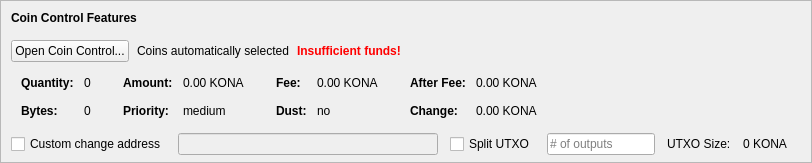
    <widget class="QFrame" name="frameCoinControl">
     <property name="sizePolicy">
      <sizepolicy hsizetype="Expanding" vsizetype="Expanding">
       <horstretch>0</horstretch>
       <verstretch>0</verstretch>
      </sizepolicy>
     </property>
     <property name="maximumSize">
      <size>
       <width>16777215</width>
       <height>16777215</height>
      </size>
     </property>
     <property name="frameShape">
      <enum>QFrame::StyledPanel</enum>
     </property>
     <property name="frameShadow">
      <enum>QFrame::Sunken</enum>
     </property>
     <layout class="QVBoxLayout" name="verticalLayoutCoinControl2">
      <property name="spacing">
       <number>0</number>
      </property>
      <property name="leftMargin">
       <number>0</number>
      </property>
      <property name="topMargin">
       <number>0</number>
      </property>
      <property name="rightMargin">
       <number>0</number>
      </property>
      <property name="bottomMargin">
       <number>6</number>
      </property>
      <item>
       <layout class="QVBoxLayout" name="verticalLayoutCoinControl" stretch="0,0,0,0,1">
        <property name="spacing">
         <number>0</number>
        </property>
        <property name="leftMargin">
         <number>10</number>
        </property>
        <property name="topMargin">
         <number>10</number>
        </property>
        <item>
         <layout class="QHBoxLayout" name="horizontalLayoutCoinControl1">
          <property name="bottomMargin">
           <number>15</number>
          </property>
          <item>
           <widget class="QLabel" name="labelCoinControlFeatures">
            <property name="sizePolicy">
             <sizepolicy hsizetype="Preferred" vsizetype="Maximum">
              <horstretch>0</horstretch>
              <verstretch>0</verstretch>
             </sizepolicy>
            </property>
            <property name="font">
             <font>
              <weight>75</weight>
              <bold>true</bold>
             </font>
            </property>
            <property name="styleSheet">
             <string notr="true">font-weight:bold;</string>
            </property>
            <property name="text">
             <string>Coin Control Features</string>
            </property>
           </widget>
          </item>
         </layout>
        </item>
        <item>
         <layout class="QHBoxLayout" name="horizontalLayoutCoinControl2" stretch="0,0,0,0">
          <property name="spacing">
           <number>8</number>
          </property>
          <property name="bottomMargin">
           <number>10</number>
          </property>
          <item>
           <widget class="QPushButton" name="pushButtonCoinControl">
            <property name="styleSheet">
             <string notr="true"/>
            </property>
            <property name="text">
             <string>Open Coin Control...</string>
            </property>
            <property name="autoDefault">
             <bool>false</bool>
            </property>
           </widget>
          </item>
          <item>
           <widget class="QLabel" name="labelCoinControlAutomaticallySelected">
            <property name="text">
             <string>Coins automatically selected</string>
            </property>
            <property name="margin">
             <number>5</number>
            </property>
           </widget>
          </item>
          <item>
           <widget class="QLabel" name="labelCoinControlInsuffFunds">
            <property name="font">
             <font>
              <weight>75</weight>
              <bold>true</bold>
             </font>
            </property>
            <property name="styleSheet">
             <string notr="true">color:red;font-weight:bold;</string>
            </property>
            <property name="text">
             <string>Insufficient funds!</string>
            </property>
            <property name="margin">
             <number>5</number>
            </property>
           </widget>
          </item>
          <item>
           <spacer name="horizontalSpacerCoinControl">
            <property name="orientation">
             <enum>Qt::Horizontal</enum>
            </property>
            <property name="sizeHint" stdset="0">
             <size>
              <width>40</width>
              <height>1</height>
             </size>
            </property>
           </spacer>
          </item>
         </layout>
        </item>
        <item>
         <widget class="QWidget" name="widgetCoinControl" native="true">
          <property name="sizePolicy">
           <sizepolicy hsizetype="Preferred" vsizetype="Preferred">
            <horstretch>0</horstretch>
            <verstretch>0</verstretch>
           </sizepolicy>
          </property>
          <property name="minimumSize">
           <size>
            <width>0</width>
            <height>0</height>
           </size>
          </property>
          <property name="styleSheet">
           <string notr="true"/>
          </property>
          <layout class="QHBoxLayout" name="horizontalLayoutCoinControl5">
           <property name="leftMargin">
            <number>0</number>
           </property>
           <property name="topMargin">
            <number>0</number>
           </property>
           <property name="rightMargin">
            <number>0</number>
           </property>
           <property name="bottomMargin">
            <number>0</number>
           </property>
           <item>
            <layout class="QHBoxLayout" name="horizontalLayoutCoinControl3" stretch="0,0,0,1">
             <property name="spacing">
              <number>20</number>
             </property>
             <property name="topMargin">
              <number>0</number>
             </property>
             <property name="bottomMargin">
              <number>10</number>
             </property>
             <item>
              <layout class="QFormLayout" name="formLayoutCoinControl1">
               <property name="horizontalSpacing">
                <number>10</number>
               </property>
               <property name="verticalSpacing">
                <number>14</number>
               </property>
               <property name="leftMargin">
                <number>10</number>
               </property>
               <property name="topMargin">
                <number>4</number>
               </property>
               <property name="rightMargin">
                <number>6</number>
               </property>
               <item row="0" column="0">
                <widget class="QLabel" name="labelCoinControlQuantityText">
                 <property name="font">
                  <font>
                   <weight>75</weight>
                   <bold>true</bold>
                  </font>
                 </property>
                 <property name="text">
                  <string>Quantity:</string>
                 </property>
                 <property name="margin">
                  <number>0</number>
                 </property>
                </widget>
               </item>
               <item row="0" column="1">
                <widget class="QLabel" name="labelCoinControlQuantity">
                 <property name="cursor">
                  <cursorShape>IBeamCursor</cursorShape>
                 </property>
                 <property name="contextMenuPolicy">
                  <enum>Qt::ActionsContextMenu</enum>
                 </property>
                 <property name="text">
                  <string notr="true">0</string>
                 </property>
                 <property name="margin">
                  <number>0</number>
                 </property>
                 <property name="textInteractionFlags">
                  <set>Qt::LinksAccessibleByMouse|Qt::TextSelectableByKeyboard|Qt::TextSelectableByMouse</set>
                 </property>
                </widget>
               </item>
               <item row="1" column="0">
                <widget class="QLabel" name="labelCoinControlBytesText">
                 <property name="font">
                  <font>
                   <weight>75</weight>
                   <bold>true</bold>
                  </font>
                 </property>
                 <property name="text">
                  <string>Bytes:</string>
                 </property>
                </widget>
               </item>
               <item row="1" column="1">
                <widget class="QLabel" name="labelCoinControlBytes">
                 <property name="cursor">
                  <cursorShape>IBeamCursor</cursorShape>
                 </property>
                 <property name="contextMenuPolicy">
                  <enum>Qt::ActionsContextMenu</enum>
                 </property>
                 <property name="text">
                  <string notr="true">0</string>
                 </property>
                 <property name="textInteractionFlags">
                  <set>Qt::LinksAccessibleByMouse|Qt::TextSelectableByKeyboard|Qt::TextSelectableByMouse</set>
                 </property>
                </widget>
               </item>
              </layout>
             </item>
             <item>
              <layout class="QFormLayout" name="formLayoutCoinControl2">
               <property name="horizontalSpacing">
                <number>10</number>
               </property>
               <property name="verticalSpacing">
                <number>14</number>
               </property>
               <property name="leftMargin">
                <number>6</number>
               </property>
               <property name="topMargin">
                <number>4</number>
               </property>
               <property name="rightMargin">
                <number>6</number>
               </property>
               <item row="0" column="0">
                <widget class="QLabel" name="labelCoinControlAmountText">
                 <property name="font">
                  <font>
                   <weight>75</weight>
                   <bold>true</bold>
                  </font>
                 </property>
                 <property name="text">
                  <string>Amount:</string>
                 </property>
                 <property name="margin">
                  <number>0</number>
                 </property>
                </widget>
               </item>
               <item row="0" column="1">
                <widget class="QLabel" name="labelCoinControlAmount">
                 <property name="cursor">
                  <cursorShape>IBeamCursor</cursorShape>
                 </property>
                 <property name="contextMenuPolicy">
                  <enum>Qt::ActionsContextMenu</enum>
                 </property>
                 <property name="text">
                  <string notr="true">0.00 KONA</string>
                 </property>
                 <property name="textInteractionFlags">
                  <set>Qt::LinksAccessibleByMouse|Qt::TextSelectableByKeyboard|Qt::TextSelectableByMouse</set>
                 </property>
                </widget>
               </item>
               <item row="1" column="0">
                <widget class="QLabel" name="labelCoinControlPriorityText">
                 <property name="font">
                  <font>
                   <weight>75</weight>
                   <bold>true</bold>
                  </font>
                 </property>
                 <property name="text">
                  <string>Priority:</string>
                 </property>
                </widget>
               </item>
               <item row="1" column="1">
                <widget class="QLabel" name="labelCoinControlPriority">
                 <property name="cursor">
                  <cursorShape>IBeamCursor</cursorShape>
                 </property>
                 <property name="contextMenuPolicy">
                  <enum>Qt::ActionsContextMenu</enum>
                 </property>
                 <property name="text">
                  <string>medium</string>
                 </property>
                 <property name="textInteractionFlags">
                  <set>Qt::LinksAccessibleByMouse|Qt::TextSelectableByKeyboard|Qt::TextSelectableByMouse</set>
                 </property>
                </widget>
               </item>
              </layout>
             </item>
             <item>
              <layout class="QFormLayout" name="formLayoutCoinControl3">
               <property name="horizontalSpacing">
                <number>10</number>
               </property>
               <property name="verticalSpacing">
                <number>14</number>
               </property>
               <property name="leftMargin">
                <number>6</number>
               </property>
               <property name="topMargin">
                <number>4</number>
               </property>
               <property name="rightMargin">
                <number>6</number>
               </property>
               <item row="0" column="0">
                <widget class="QLabel" name="labelCoinControlFeeText">
                 <property name="font">
                  <font>
                   <weight>75</weight>
                   <bold>true</bold>
                  </font>
                 </property>
                 <property name="text">
                  <string>Fee:</string>
                 </property>
                 <property name="margin">
                  <number>0</number>
                 </property>
                </widget>
               </item>
               <item row="0" column="1">
                <widget class="QLabel" name="labelCoinControlFee">
                 <property name="cursor">
                  <cursorShape>IBeamCursor</cursorShape>
                 </property>
                 <property name="contextMenuPolicy">
                  <enum>Qt::ActionsContextMenu</enum>
                 </property>
                 <property name="text">
                  <string notr="true">0.00 KONA</string>
                 </property>
                 <property name="textInteractionFlags">
                  <set>Qt::LinksAccessibleByMouse|Qt::TextSelectableByKeyboard|Qt::TextSelectableByMouse</set>
                 </property>
                </widget>
               </item>
               <item row="1" column="0">
                <widget class="QLabel" name="labelCoinControlLowOutputText">
                 <property name="font">
                  <font>
                   <weight>75</weight>
                   <bold>true</bold>
                  </font>
                 </property>
                 <property name="text">
                  <string>Dust:</string>
                 </property>
                </widget>
               </item>
               <item row="1" column="1">
                <widget class="QLabel" name="labelCoinControlLowOutput">
                 <property name="cursor">
                  <cursorShape>IBeamCursor</cursorShape>
                 </property>
                 <property name="contextMenuPolicy">
                  <enum>Qt::ActionsContextMenu</enum>
                 </property>
                 <property name="text">
                  <string>no</string>
                 </property>
                 <property name="textInteractionFlags">
                  <set>Qt::LinksAccessibleByMouse|Qt::TextSelectableByKeyboard|Qt::TextSelectableByMouse</set>
                 </property>
                </widget>
               </item>
              </layout>
             </item>
             <item>
              <layout class="QFormLayout" name="formLayoutCoinControl4">
               <property name="horizontalSpacing">
                <number>10</number>
               </property>
               <property name="verticalSpacing">
                <number>14</number>
               </property>
               <property name="leftMargin">
                <number>6</number>
               </property>
               <property name="topMargin">
                <number>4</number>
               </property>
               <property name="rightMargin">
                <number>6</number>
               </property>
               <item row="0" column="0">
                <widget class="QLabel" name="labelCoinControlAfterFeeText">
                 <property name="font">
                  <font>
                   <weight>75</weight>
                   <bold>true</bold>
                  </font>
                 </property>
                 <property name="text">
                  <string>After Fee:</string>
                 </property>
                 <property name="margin">
                  <number>0</number>
                 </property>
                </widget>
               </item>
               <item row="0" column="1">
                <widget class="QLabel" name="labelCoinControlAfterFee">
                 <property name="cursor">
                  <cursorShape>IBeamCursor</cursorShape>
                 </property>
                 <property name="contextMenuPolicy">
                  <enum>Qt::ActionsContextMenu</enum>
                 </property>
                 <property name="text">
                  <string notr="true">0.00 KONA</string>
                 </property>
                 <property name="textInteractionFlags">
                  <set>Qt::LinksAccessibleByMouse|Qt::TextSelectableByKeyboard|Qt::TextSelectableByMouse</set>
                 </property>
                </widget>
               </item>
               <item row="1" column="0">
                <widget class="QLabel" name="labelCoinControlChangeText">
                 <property name="font">
                  <font>
                   <weight>75</weight>
                   <bold>true</bold>
                  </font>
                 </property>
                 <property name="text">
                  <string>Change:</string>
                 </property>
                </widget>
               </item>
               <item row="1" column="1">
                <widget class="QLabel" name="labelCoinControlChange">
                 <property name="cursor">
                  <cursorShape>IBeamCursor</cursorShape>
                 </property>
                 <property name="contextMenuPolicy">
                  <enum>Qt::ActionsContextMenu</enum>
                 </property>
                 <property name="text">
                  <string notr="true">0.00 KONA</string>
                 </property>
                 <property name="textInteractionFlags">
                  <set>Qt::LinksAccessibleByMouse|Qt::TextSelectableByKeyboard|Qt::TextSelectableByMouse</set>
                 </property>
                </widget>
               </item>
              </layout>
             </item>
            </layout>
           </item>
          </layout>
         </widget>
        </item>
        <item>
         <layout class="QHBoxLayout" name="horizontalLayoutCoinControl4" stretch="0,0,0,0,0,0,0">
          <property name="spacing">
           <number>12</number>
          </property>
          <property name="sizeConstraint">
           <enum>QLayout::SetDefaultConstraint</enum>
          </property>
          <property name="topMargin">
           <number>5</number>
          </property>
          <property name="rightMargin">
           <number>5</number>
          </property>
          <item>
           <widget class="QCheckBox" name="checkBoxCoinControlChange">
            <property name="toolTip">
             <string>If this is activated, but the change address is empty or invalid, change will be sent to a newly generated address.</string>
            </property>
            <property name="text">
             <string>Custom change address</string>
            </property>
           </widget>
          </item>
          <item>
           <widget class="QValidatedLineEdit" name="lineEditCoinControlChange">
            <property name="enabled">
             <bool>false</bool>
            </property>
            <property name="sizePolicy">
             <sizepolicy hsizetype="Expanding" vsizetype="Fixed">
              <horstretch>0</horstretch>
              <verstretch>0</verstretch>
             </sizepolicy>
            </property>
           </widget>
          </item>
          <item>
           <widget class="QCheckBox" name="splitBlockCheckBox">
            <property name="text">
             <string>Split UTXO</string>
            </property>
           </widget>
          </item>
          <item>
           <widget class="QLineEdit" name="splitBlockLineEdit">
            <property name="sizePolicy">
             <sizepolicy hsizetype="Fixed" vsizetype="Fixed">
              <horstretch>50</horstretch>
              <verstretch>0</verstretch>
             </sizepolicy>
            </property>
            <property name="placeholderText">
             <string># of outputs</string>
            </property>
           </widget>
          </item>
          <item>
           <widget class="QLabel" name="labelBlockSizeText">
            <property name="text">
             <string>UTXO Size:</string>
            </property>
           </widget>
          </item>
          <item>
           <widget class="QLabel" name="labelBlockSize">
            <property name="text">
             <string>0 KONA</string>
            </property>
           </widget>
          </item>
          <item>
           <widget class="QLabel" name="labelCoinControlChangeLabel">
            <property name="sizePolicy">
             <sizepolicy hsizetype="Preferred" vsizetype="Expanding">
              <horstretch>0</horstretch>
              <verstretch>0</verstretch>
             </sizepolicy>
            </property>
            <property name="minimumSize">
             <size>
              <width>0</width>
              <height>0</height>
             </size>
            </property>
            <property name="text">
             <string/>
            </property>
            <property name="margin">
             <number>3</number>
            </property>
           </widget>
          </item>
         </layout>
        </item>
        <item>
         <spacer name="verticalSpacerCoinControl">
          <property name="orientation">
           <enum>Qt::Vertical</enum>
          </property>
          <property name="sizeHint" stdset="0">
           <size>
            <width>800</width>
            <height>1</height>
           </size>
          </property>
         </spacer>
        </item>
       </layout>
      </item>
     </layout>
    </widget>
